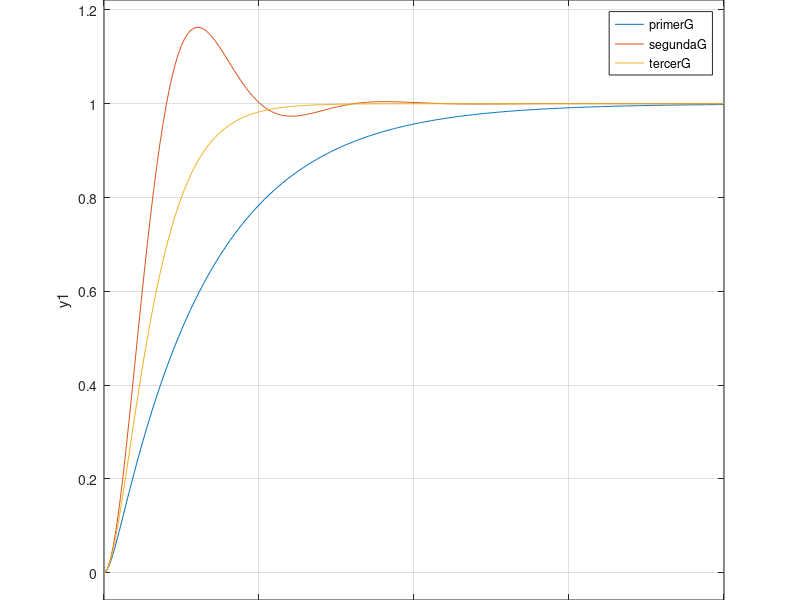

MATLAB code to generate this figure:
%%Ejercicio de Funciones de Transferencia
%   Sobreamortiguado: avanza lentamente hacia el equilibrio
%   Criticamente amortiguado: se mueve lo más rapidamente posible hacia el
%equilibrio sin fluctuar sobre él
%   Subamortiguado: movimiento oscilatorio hasta que regresa a su posición
%de equilibrio

%% Ejercicio 1.A
s = tf("s");
primerG = 9 / (s^2 + 12*s + 9);

%% Ejercicio 2.A
s = tf("s");
segundaG = 9 / (s^2 + 3*s + 9);

%% Ejercicio 3.A
s = tf("s");
tercerG = 9 / (s^2 + 6*s + 9);

%% Graficas del A)
step(primerG, segundaG, tercerG);
title("Ejercicio Pag.9 (A)")
ylabel("Amplitud")
xlabel("Tiempo")
legend("pG(t) - Subamortiguado", "sG(t) - Criticamente amortiguado", "tG(t) : Sobreamortiguado")
 
%% Medidas de Rendimiento (B)
%% Valor en estado Estable

[y, t] = step(primerG);
[y, t] = step(segundaG);
[y, t] = step(tercerG);
step(primerG, segundaG, tercerG)
title("EjB - Valor en estado estable = " + num2str(round(y(end)), 2));
grid on
